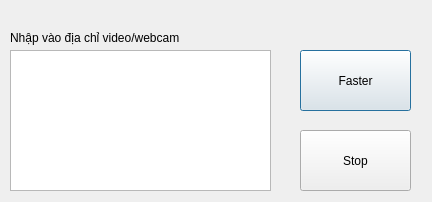
<?xml version="1.0" encoding="UTF-8"?>
<ui version="4.0">
 <class>Dialog</class>
 <widget class="QDialog" name="Dialog">
  <property name="windowModality">
   <enum>Qt::NonModal</enum>
  </property>
  <property name="enabled">
   <bool>true</bool>
  </property>
  <property name="geometry">
   <rect>
    <x>0</x>
    <y>0</y>
    <width>432</width>
    <height>202</height>
   </rect>
  </property>
  <property name="tabletTracking">
   <bool>false</bool>
  </property>
  <property name="windowTitle">
   <string>Dialog</string>
  </property>
  <property name="layoutDirection">
   <enum>Qt::LeftToRight</enum>
  </property>
  <property name="autoFillBackground">
   <bool>false</bool>
  </property>
  <property name="sizeGripEnabled">
   <bool>false</bool>
  </property>
  <property name="modal">
   <bool>false</bool>
  </property>
  <widget class="QPushButton" name="startButton">
   <property name="geometry">
    <rect>
     <x>300</x>
     <y>50</y>
     <width>111</width>
     <height>61</height>
    </rect>
   </property>
   <property name="text">
    <string>Faster</string>
   </property>
  </widget>
  <widget class="QTextEdit" name="textEdit">
   <property name="geometry">
    <rect>
     <x>10</x>
     <y>50</y>
     <width>261</width>
     <height>141</height>
    </rect>
   </property>
   <property name="font">
    <font>
     <pointsize>15</pointsize>
    </font>
   </property>
  </widget>
  <widget class="QLabel" name="label">
   <property name="geometry">
    <rect>
     <x>10</x>
     <y>30</y>
     <width>271</width>
     <height>16</height>
    </rect>
   </property>
   <property name="text">
    <string>Nhập vào địa chỉ video/webcam</string>
   </property>
  </widget>
  <widget class="QPushButton" name="stopButton">
   <property name="geometry">
    <rect>
     <x>300</x>
     <y>130</y>
     <width>111</width>
     <height>61</height>
    </rect>
   </property>
   <property name="text">
    <string>Stop</string>
   </property>
  </widget>
 </widget>
 <resources/>
 <connections/>
</ui>
